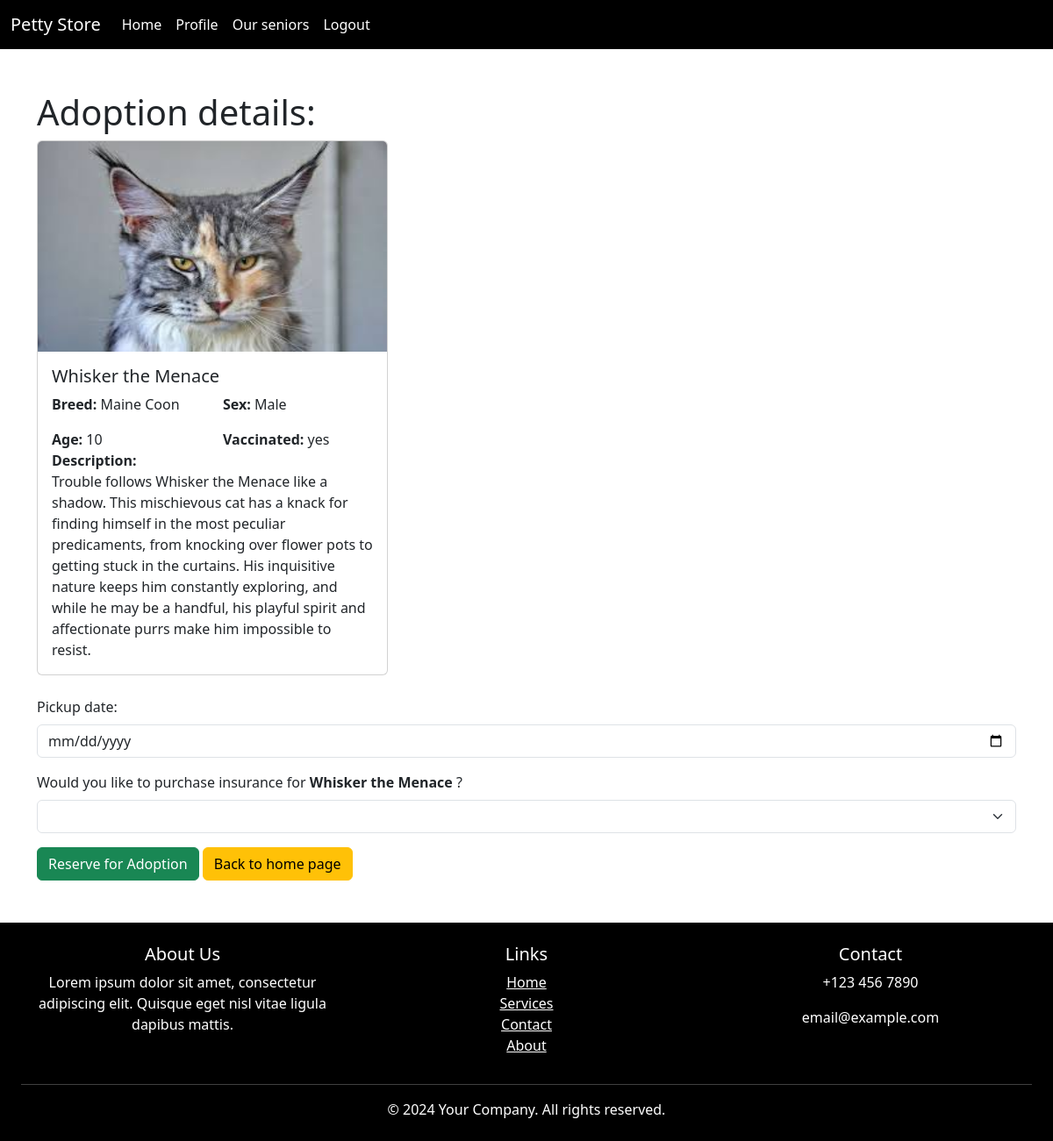
/adopt.php?pet_id=3 (signed in), run on the app's committed database.
### tables this page shows
CREATE TABLE `pet` (
  `pet_id` int(11) NOT NULL,
  `pet_name` varchar(100) NOT NULL,
  `picture` varchar(255) NOT NULL,
  `age` int(11) NOT NULL,
  `description` varchar(500) NOT NULL,
  `address` varchar(100) NOT NULL,
  `size` enum('small','medium','large') DEFAULT NULL,
  `breed` varchar(50) NOT NULL,
  `vaccinated` enum('yes','no') DEFAULT NULL,
  `status` enum('available','reserved','adopted') DEFAULT 'available',
  `sex` enum('Male','Female') DEFAULT NULL
);

### adopt.php (the view, shortened to what this page needs)
<?php
require_once "connection.php";
require_once "footer.php";
$pet_id = $_GET["pet_id"];
$detailSql = "SELECT * FROM pet WHERE pet_id = {$pet_id}";
$detailResult = mysqli_query($conn, $detailSql);
$detailRow = mysqli_fetch_assoc($detailResult);
$layout = "<div class='col mb-4'>
            <div class='card h-50' style='width:25rem';>
                <img src='pictures/{$detailRow["picture"]}' class='card-img-top' alt='Pet Image' style='height: auto; max-height: 15rem;'>
                <div class='card-body'>
                    <h5 class='card-title'>{$detailRow["pet_name"]}</h5>
                    <div class='row'>
                        <div class='col-6'>
                            <p class='card-text'><b>Breed:</b> {$detailRow["breed"]}</p>
                            <p class='card-text'><b>Age:</b> {$detailRow["age"]}</p>
                        </div>
                        <div class='col-6'>
                            <p class='card-text'><b>Sex:</b> {$detailRow["sex"]}</p>
                            <p class='card-text'><b>Vaccinated:</b> {$detailRow["vaccinated"]}</p>
                        </div>
                    </div>
                    <p class='card-text'><b>Description:</b><br>{$detailRow["description"]}</p>
                </div>
            </div>
        </div>";
?>
<!doctype html>
<html lang="en">
<head>
    <link href="https://cdn.jsdelivr.net/npm/bootstrap@5.3.0/dist/css/bootstrap.min.css" rel="stylesheet">
</head>
<body>
    <div><?php require_once "./navbar.php"; ?></div>
    <div class="container mt-5">
        <h1 class="mt-5">Adoption details:</h1>
        <div><?= $layout ?></div>
        <form method="POST" enctype="multipart/form-data">
            <div class="mb-3 mt-3">
                <label for="from" class="form-label">Pickup date:</label>
                <input type="date" class="form-control" id="pick_up_date" aria-describedby="pick_up_date" name="pick_up_date">
            </div>
            <div class="mb-3">
                <label for="insurance" class="form-label">Would you like to purchase insurance for <b><?= $detailRow["pet_name"] ?></b> ?</label>
                <select class="form-select" id="insurance" name="insurance">
                    <option value=""></option>
                    <option value="Yes">Yes</option>
                </select>
            </div>
            <button name="adopt" type="submit" class="btn btn-success">Reserve for Adoption</button>
            <a href="home.php" class="btn btn-warning">Back to home page</a>
    </div>
    <div><?= $footer ?></div>
</body>
</html>

### data on the page
pet: picture (picture), pet_name "Whisker the Menace", breed "Maine Coon", age "10", sex "Male", vaccinated "yes", description "Trouble follows Whisker the Menace like a shadow. This mischievous cat has a knack for finding himself in the most peculiar predicaments, from knocking over flower pots to getting stuck in the curtains. His inquisitive nature keeps him constantly exploring, and while he may be a handful, his playful spirit and affectionate purrs make him impossible to resist."
